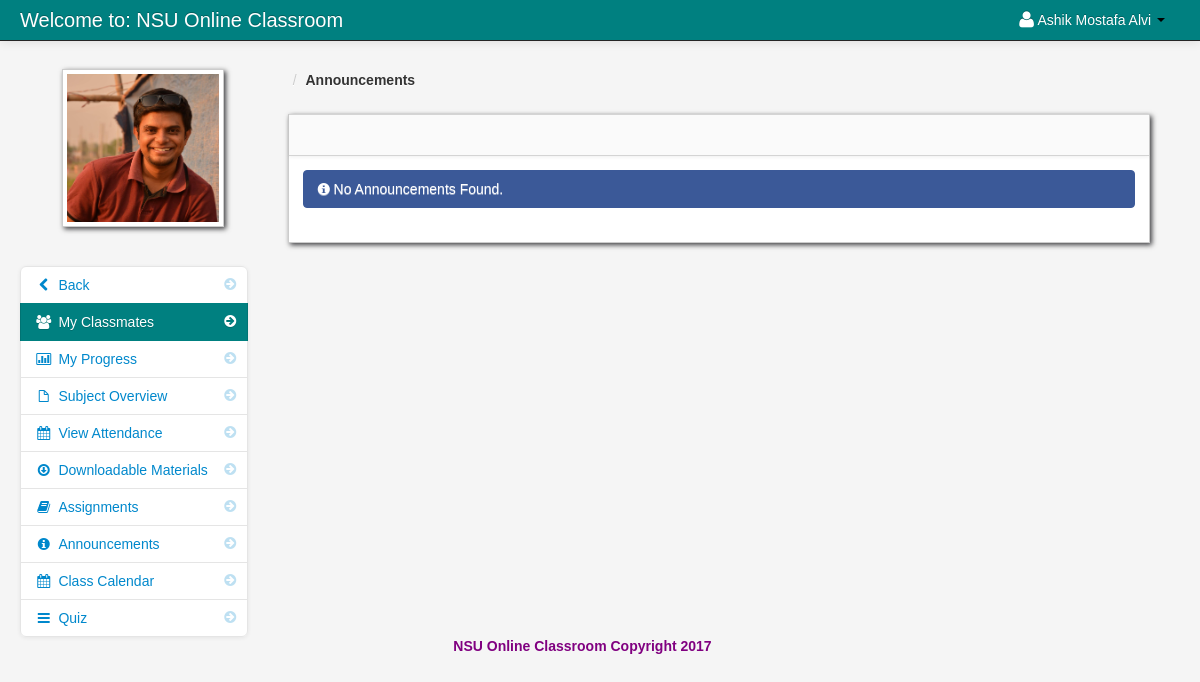
Screenshot of /announcements_student.php (signed in) with the database file from the repository.
### tables this page shows
CREATE TABLE `student` (
  `student_id` int(11) NOT NULL,
  `firstname` varchar(100) NOT NULL,
  `lastname` varchar(100) NOT NULL,
  `class_id` int(11) NOT NULL,
  `username` varchar(100) NOT NULL,
  `password` varchar(100) NOT NULL,
  `email` varchar(100) NOT NULL,
  `contact_number` int(12) NOT NULL,
  `location` varchar(100) NOT NULL,
  `status` varchar(100) NOT NULL
);

### session.php (called while the page is built, shortened)
<?php
$session_id=$_SESSION['id'];
?>

### navbar_student.php (the view, shortened to what this page needs)
<div class="navbar navbar-fixed-top navbar-inverse">
        <div class="navbar-inner">
            <div class="container-fluid">
                <a class="brand" href="#">Welcome to: NSU Online Classroom</a>
					<div class="nav-collapse collapse">
						<ul class="nav pull-right">
							<?php $query= mysql_query("select * from student where student_id = '$session_id'")or die(mysql_error());
									$row = mysql_fetch_array($query);
							?>
							<li class="dropdown">
								<a href="#" role="button" class="dropdown-toggle" data-toggle="dropdown"> <i class="icon-user icon-large"></i><?php echo $row['firstname']." ".$row['lastname'];  ?> <i class="caret"></i></a>
							</li>
						</ul>
					</div>
            </div>
        </div>
</div>

### my_classmates_link.php
<div class="span3" id="sidebar">
	<img id="avatar" src="admin/<?php echo $row['location']; ?>" class="img-polaroid">
		<ul class="nav nav-list bs-docs-sidenav nav-collapse collapse">
				<li class=""><a href="dashboard_student.php"><i class="icon-chevron-right"></i><i class="icon-chevron-left"></i>&nbsp;Back</a></li>
				<li class="active"><a href="my_classmates.php<?php echo '?id='.$get_id; ?>"><i class="icon-chevron-right"></i><i class="icon-group"></i>&nbsp;My Classmates</a></li>
				<li class=""><a href="progress.php<?php echo '?id='.$get_id; ?>"><i class="icon-chevron-right"></i><i class="icon-bar-chart"></i>&nbsp;My Progress</a></li>
				<li class=""><a href="subject_overview_student.php<?php echo '?id='.$get_id; ?>"><i class="icon-chevron-right"></i><i class="icon-file"></i>&nbsp;Subject Overview</a></li>
				<li class=""><a href="student_attendance.php<?php echo '?id='.$get_id; ?>"><i class="icon-chevron-right"></i><i class="icon-calendar"></i>&nbsp;View Attendance</a></li>
				<li class=""><a href="downloadable_student.php<?php echo '?id='.$get_id; ?>"><i class="icon-chevron-right"></i><i class="icon-download"></i>&nbsp;Downloadable Materials</a></li>
				<li class=""><a href="assignment_student.php<?php echo '?id='.$get_id; ?>"><i class="icon-chevron-right"></i><i class="icon-book"></i>&nbsp;Assignments</a></li>
				<li class=""><a href="announcements_student.php<?php echo '?id='.$get_id; ?>"><i class="icon-chevron-right"></i><i class="icon-info-sign"></i>&nbsp;Announcements</a></li>
				<li class=""><a href="class_calendar_student.php<?php echo '?id='.$get_id; ?>"><i class="icon-chevron-right"></i><i class="icon-calendar"></i>&nbsp;Class Calendar</a></li>
				<li class=""><a href="student_quiz_list.php<?php echo '?id='.$get_id; ?>"><i class="icon-chevron-right"></i><i class="icon-reorder"></i>&nbsp;Quiz</a></li>
		</ul>
</div>

### admin/assets/styles.css (style rules this page uses)
body { padding-top: 60px; padding-bottom: 40px; background-color: #f5f5f5; }
.bs-docs-sidenav { max-width: 228px; margin: 30px 0 0; padding: 0; background-color: #fff; -webkit-border-radius: 6px; -moz-border-radius: 6px; border-radius: 6px; -webkit-box-shadow: 0 1px 4px rgba(0,0,0,.065); -moz-box-shadow: 0 1px 4px rgba(0,0,0,.065); box-shadow: 0 1px 4px rgba(0,0,0,.065); }
.bs-docs-sidenav > li > a { display: block; width: 190px \9; margin: 0 0 -1px; padding: 8px 14px; border: 1px solid #e5e5e5; }
.bs-docs-sidenav > li:first-child > a { -webkit-border-radius: 6px 6px 0 0; -moz-border-radius: 6px 6px 0 0; border-radius: 6px 6px 0 0; }
.bs-docs-sidenav > li:last-child > a { -webkit-border-radius: 0 0 6px 6px; -moz-border-radius: 0 0 6px 6px; border-radius: 0 0 6px 6px; }
.bs-docs-sidenav > .active > a { position: relative; z-index: 2; padding: 9px 15px; border: 0; text-shadow: 0 1px 0 rgba(0,0,0,.15); -webkit-box-shadow: inset 1px 0 0 rgba(0,0,0,.1), inset -1px 0 0 rgba(0,0,0,.1); -moz-box-shadow: inset 1px 0 0 rgba(0,0,0,.1), inset -1px 0 0 rgba(0,0,0,.1); box-shadow: inset 1px 0 0 rgba(0,0,0,.1), inset -1px 0 0 rgba(0,0,0,.1); }
.bs-docs-sidenav .icon-chevron-right { float: right; margin-top: 2px; margin-right: -6px; opacity: .25; }
.bs-docs-sidenav .active .icon-chevron-right, .bs-docs-sidenav .active a:hover .icon-chevron-right { opacity: 1; }

### rows the page displays
student: firstname "Ashik Mostafa", lastname "Alvi", location (picture)
